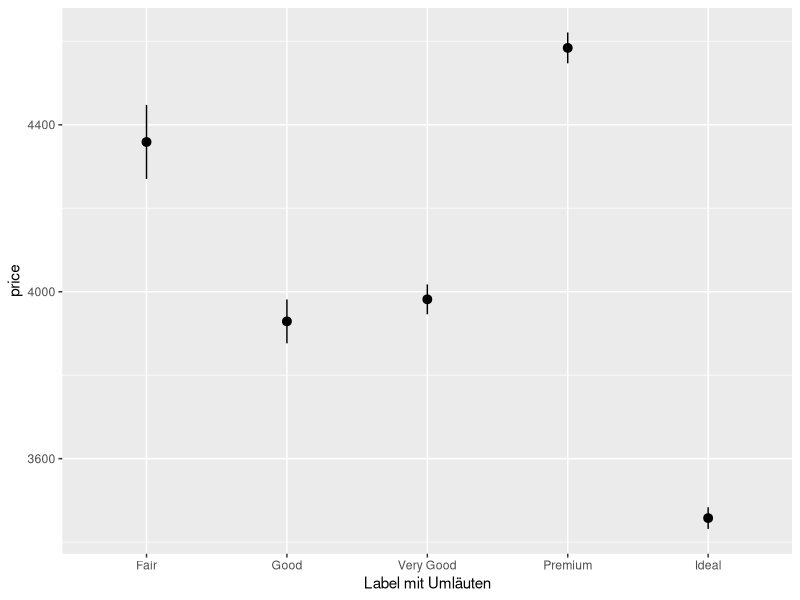

Source code (R):

library(tidyverse)

umlautplot <- diamonds %>% 
  ggplot(aes(x = cut, y = price)) +
  stat_summary() +
  labs(x = "Label mit Umläuten")
